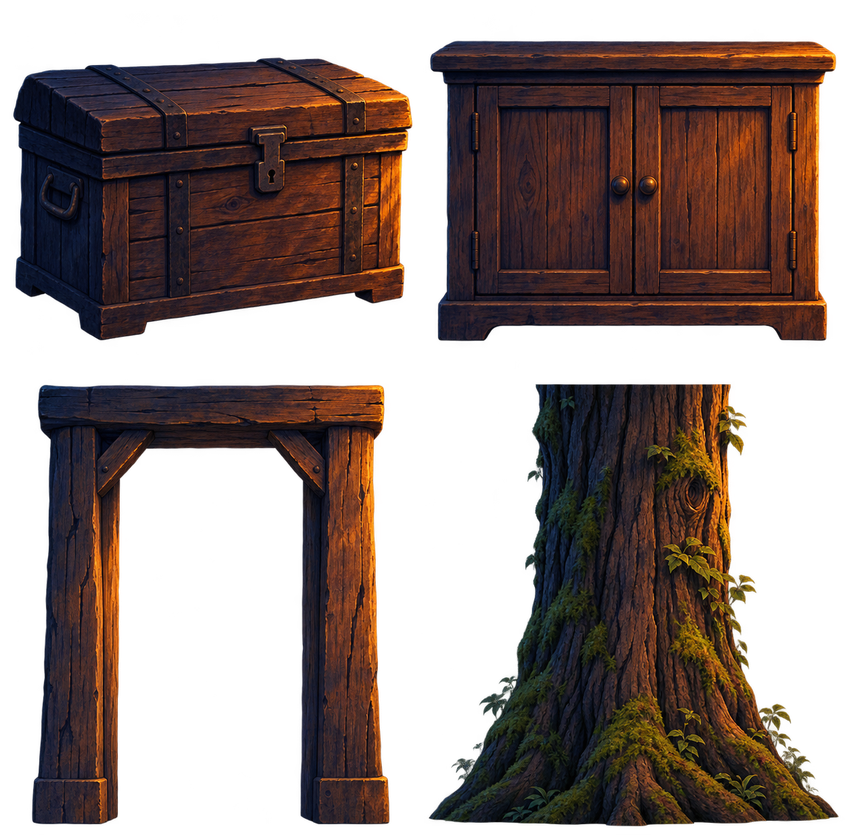
#> input picture biblioteca/ilustrada/v1/imagens/objetos/esconderijos_atlas_v2.png, 845 x 835 px, shrunk from 1261 x 1247 before the run
$ python -i registrar_expansao.py   (imports and definitions only)
#> lines starting #> are read from the running program, lines starting #| are printed output that depends on the picture; after the words box and inside, x2 and y2 are one past the last pixel; in counts of white or black regions, pixels touching at a corner belong together
"""Importa arte gerada e registra ciclos completos sem recortar membros.

Uso: python tools/registrar_expansao.py manifesto.json
O manifesto contém id: {source, prompt}. Mantém os PNGs originais.
"""
import copy
import json
import shutil
import sys
from pathlib import Path
import numpy as np
from PIL import Image

BASE = Path(__file__).resolve().parents[1] / 'biblioteca/ilustrada/v1'


def salvar(path, dados):
    path.write_text(json.dumps(dados, ensure_ascii=False, indent=2)+'\n', encoding='utf-8')


# [74 lines left out: functions importar, registrar_criatura, not called in this run]


def empacotar_corpos(source,destino,n_corpos=16):
#> called with destino = 'out.png', n_corpos = 16
    from scipy.ndimage import label, find_objects, binary_dilation
    with Image.open(source) as raw:
#> raw is the input picture: PIL image 845x835 RGBA; mean R, G, B, A 36.1, 22, 17.9, 137.6
        raw=raw.convert('RGBA');arr=np.asarray(raw);labels,n=label(arr[:,:,3]>100)
#> after `labels, n = label(arr[:, :, 3] > 100)`:
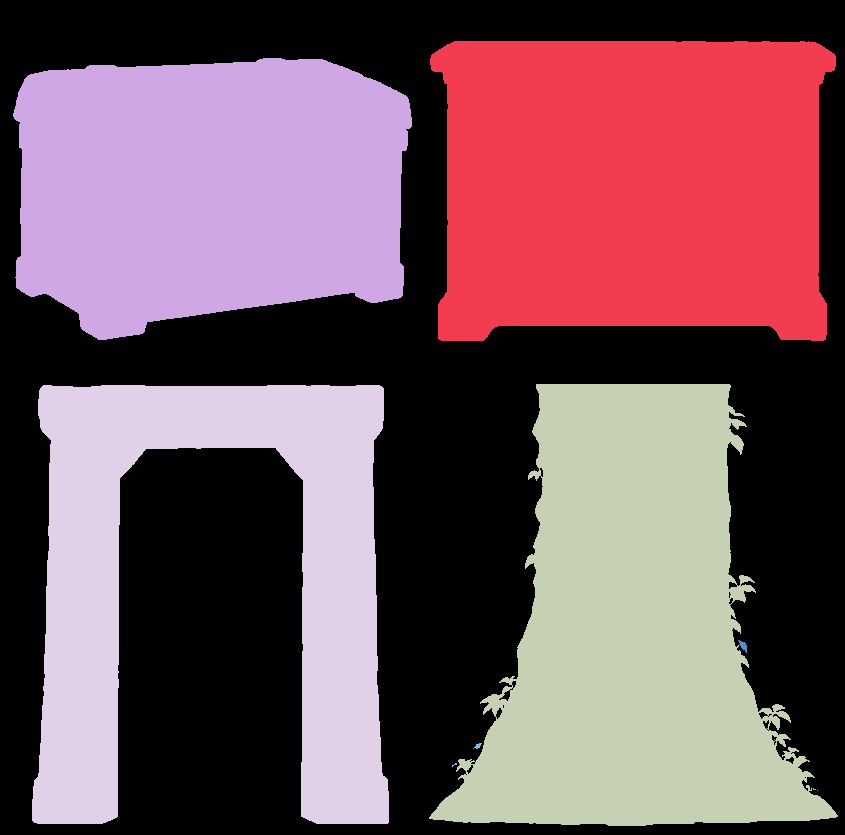
#> labels: shape (835, 845) int32; 14 distinct labels, from 0 to 13; one colour per label, 0 black
#> after `labels, n = label(arr[:, :, 3] > 100)`: n = 13
        counts=np.bincount(labels.ravel());slices=find_objects(labels)
#> after `counts = np.bincount(labels.ravel())`: counts = [319324, 108707, 93486, 105146, 78813, 1, 57, 1, 26, 1, 5, 3, 4, 1]
#> after `slices = find_objects(labels)`: slices = 13 items
        ids=[i for i in range(1,n+1) if counts[i]>1000]
#> ids = [1, 2, 3, 4]
#> (the run stopped early here; a loop or call above may not have finished)

$ run again, on biblioteca/ilustrada/v1/imagens/objetos/armario_baixo_v2.png
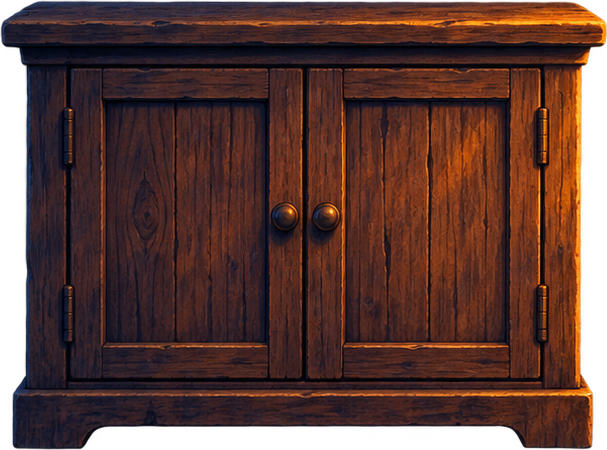
#> input picture biblioteca/ilustrada/v1/imagens/objetos/armario_baixo_v2.png, 607 x 450 px
#> in empacotar_corpos, raw is the input picture: PIL image 607x450 RGBA; mean R, G, B, A 67, 35.1, 28.8, 223
#> in empacotar_corpos, `labels, n = label(arr[:, :, 3] > 100)`:
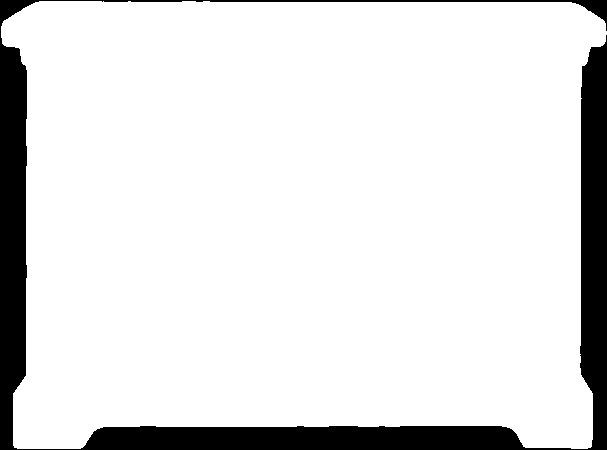
#> labels: shape (450, 607) int32; values 0 (black) and 1 (white), 88.6% white; 1 black region, box (x1, y1, x2, y2) and area: (0, 0, 607, 450) 31253
#> n = 1
#> counts = [31253, 241897]
#> slices = 1 item
#> ids = [1]

$ run again, on biblioteca/ilustrada/v1/imagens/objetos/arvore_v2.png
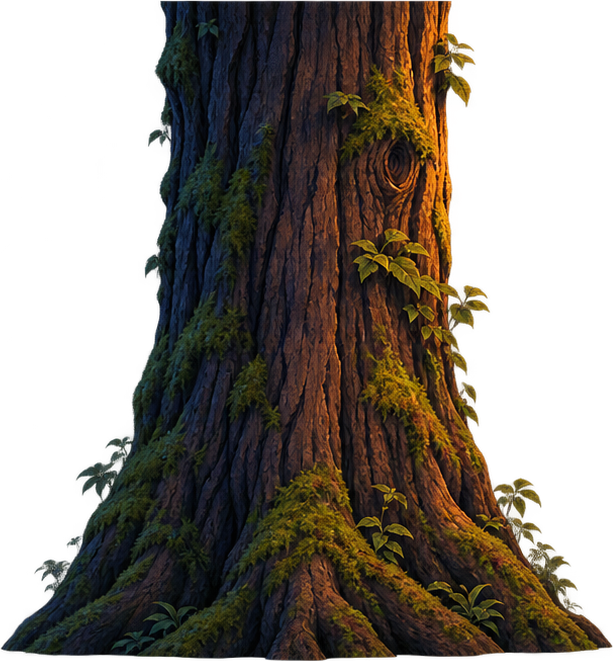
#> input picture biblioteca/ilustrada/v1/imagens/objetos/arvore_v2.png, 613 x 661 px
#> in empacotar_corpos, raw is the input picture: PIL image 613x661 RGBA; mean R, G, B, A 32.1, 24.8, 16, 145.2
#> in empacotar_corpos, `labels, n = label(arr[:, :, 3] > 100)`:
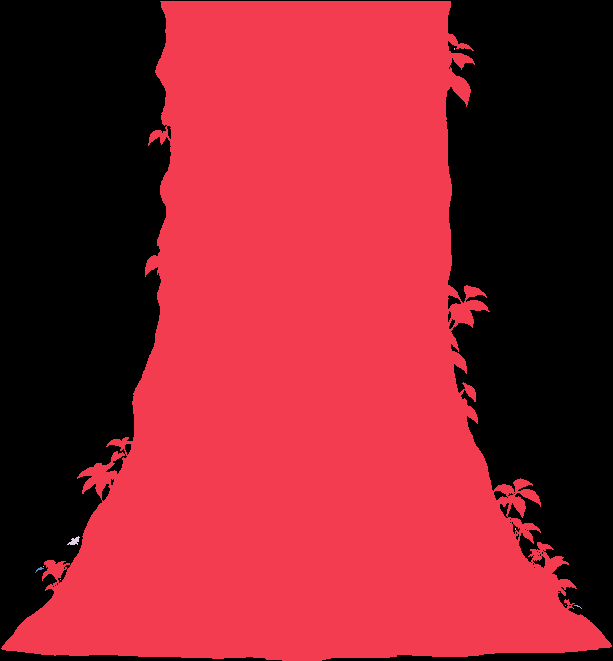
#> labels: shape (661, 613) int32; 14 distinct labels, from 0 to 13; one colour per label, 0 black
#> n = 13
#> counts = [170881, 234218, 2, 2, 60, 1, 16, 1, 1, 1, 7, 1, 1, 1]
#> slices = 13 items
#> ids = [1]

$ run again, on biblioteca/ilustrada/v1/imagens/objetos/batente_v2.png
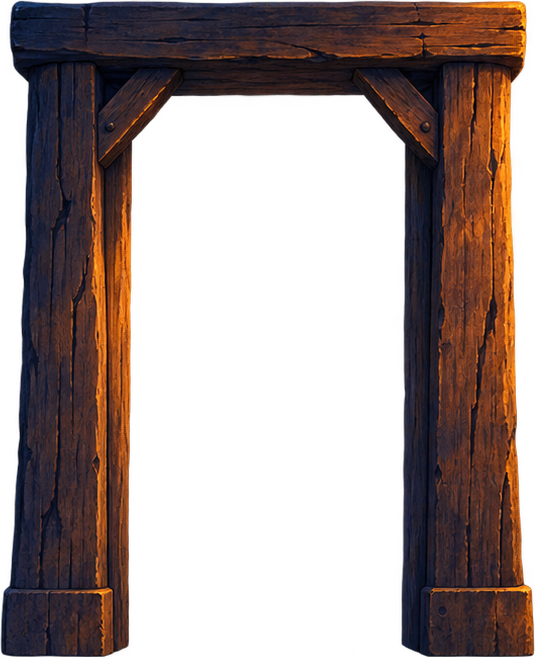
#> input picture biblioteca/ilustrada/v1/imagens/objetos/batente_v2.png, 535 x 657 px
#> in empacotar_corpos, raw is the input picture: PIL image 535x657 RGBA; mean R, G, B, A 37.5, 22.4, 19.1, 125.5
#> in empacotar_corpos, `labels, n = label(arr[:, :, 3] > 100)`:
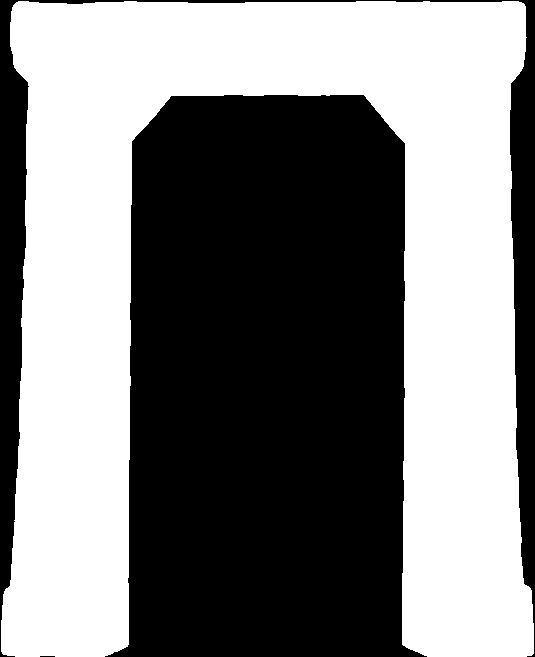
#> labels: shape (657, 535) int32; values 0 (black) and 1 (white), 50% white; 1 white region, box (x1, y1, x2, y2) and area: (1, 1, 534, 657) 175575
#> n = 1
#> counts = [175920, 175575]
#> slices = 1 item
#> ids = [1]
